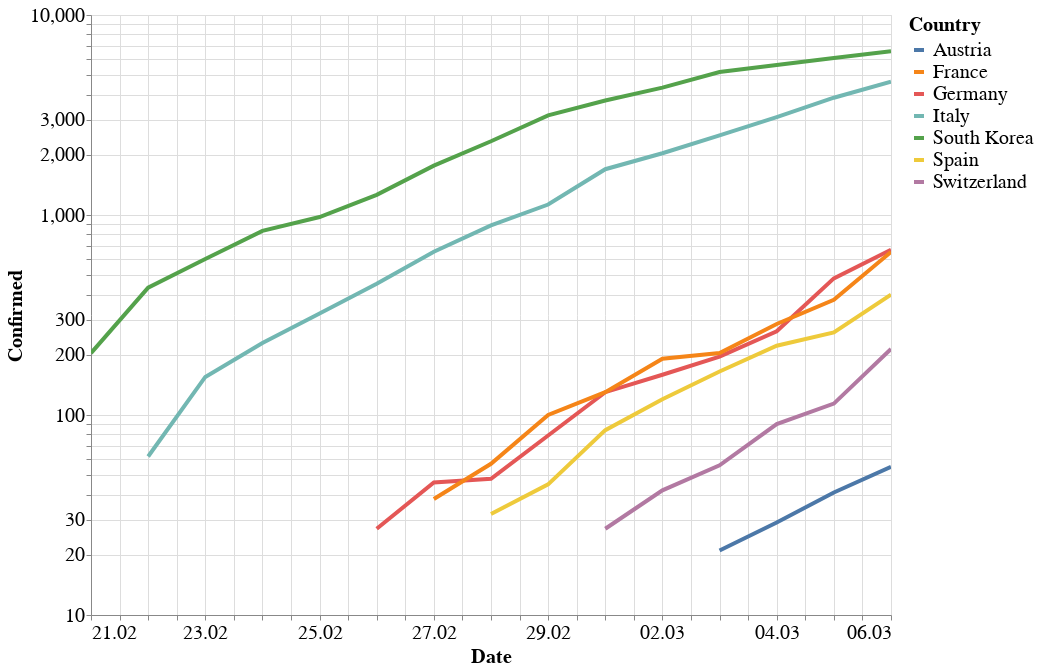

This figure's notebook cell:
### Markdown cell above
## Number of confirmed cases in selected European countries and South Korea

### Code cell
alt.themes.enable('theme_1')
from altair import datum

alt.Chart(df[(df.Country.isin(['Italy', 'Austria', 'France', 'Spain', 'Germany', 'South Korea', 'Switzerland'])) & (df.Date>'2020-02-20')]).mark_line().encode(
    alt.Y('Confirmed', scale=alt.Scale(type='log')),
    alt.X('Date:T', axis = alt.Axis(title = 'Date', format = ("%d.%m"))),
    color='Country',
    tooltip=['Country', 'Date', 'Confirmed']
).properties(
    height=600,
    width=800
).transform_filter(
    (datum.Confirmed > 20)
).interactive()

### Figure 1 — Vega-Lite specification as saved in the notebook (floating-point values rounded to 4 significant figures)
{"width": 800, "height": 600, "config": {"line": {"strokeWidth": 4}, "style": {"bar": {"size": 20}}, "legend": {"symbolSize": 100, "titleFontSize": 20, "labelFontSize": 20}, "axis": {"titleFontSize": 20, "labelFontSize": 20}}, "data": {"name": "data-aa90936e0dd2be9b894c773defb5723e"}, "mark": "line", "encoding": {"color": {"type": "nominal", "field": "Country"}, "tooltip": [{"type": "nominal", "field": "Country"}, {"type": "temporal", "field": "Date"}, {"type": "quantitative", "field": "Confirmed"}], "x": {"type": "temporal", "axis": {"format": "%d.%m", "title": "Date"}, "field": "Date"}, "y": {"type": "quantitative", "field": "Confirmed", "scale": {"type": "log"}}}, "selection": {"selector003": {"type": "interval", "bind": "scales", "encodings": ["x", "y"]}}, "transform": [{"filter": "(datum.Confirmed > 20)"}], "$schema": "https://vega.github.io/schema/vega-lite/v4.0.2.json", "datasets": {"data-aa90936e0dd2be9b894c773defb5723e": [{"Date": "2020-02-21T00:00:00", "Country": "South Korea", "Province": null, "Confirmed": 204, "Deaths": 2, "Recovered": 16}, {"Date": "2020-02-21T00:00:00", "Country": "France", "Province": null, "Confirmed": 12, "Deaths": 1, "Recovered": 4}, {"Date": "2020-02-21T00:00:00", "Country": "Germany", "Province": null, "Confirmed": 16, "Deaths": 0, "Recovered": 14}, {"Date": "2020-02-21T00:00:00", "Country": "Italy", "Province": null, "Confirmed": 20, "Deaths": 1, "Recovered": 0}, {"Date": "2020-02-21T00:00:00", "Country": "Spain", "Province": null, "Confirmed": 2, "Deaths": 0, "Recovered": 2}, {"Date": "2020-02-21T00:00:00", "Country": "Switzerland", "Province": null, "Confirmed": 0, "Deaths": 0, "Recovered": 0}, {"Date": "2020-02-21T00:00:00", "Country": "Austria", "Province": null, "Confirmed": 0, "Deaths": 0, "Recovered": 0}, {"Date": "2020-02-22T00:00:00", "Country": "South Korea", "Province": null, "Confirmed": 433, "Deaths": 2, "Recovered": 16}, {"Date": "2020-02-22T00:00:00", "Country": "France", "Province": null, "Confirmed": 12, "Deaths": 1, "Recovered": 4}, {"Date": "2020-02-22T00:00:00", "Country": "Germany", "Province": null, "Confirmed": 16, "Deaths": 0, "Recovered": 14}, {"Date": "2020-02-22T00:00:00", "Country": "Italy", "Province": null, "Confirmed": 62, "Deaths": 2, "Recovered": 1}, {"Date": "2020-02-22T00:00:00", "Country": "Spain", "Province": null, "Confirmed": 2, "Deaths": 0, "Recovered": 2}, {"Date": "2020-02-22T00:00:00", "Country": "Switzerland", "Province": null, "Confirmed": 0, "Deaths": 0, "Recovered": 0}, {"Date": "2020-02-22T00:00:00", "Country": "Austria", "Province": null, "Confirmed": 0, "Deaths": 0, "Recovered": 0}, {"Date": "2020-02-23T00:00:00", "Country": "South Korea", "Province": null, "Confirmed": 602, "Deaths": 6, "Recovered": 18}, {"Date": "2020-02-23T00:00:00", "Country": "France", "Province": null, "Confirmed": 12, "Deaths": 1, "Recovered": 4}, {"Date": "2020-02-23T00:00:00", "Country": "Germany", "Province": null, "Confirmed": 16, "Deaths": 0, "Recovered": 14}, {"Date": "2020-02-23T00:00:00", "Country": "Italy", "Province": null, "Confirmed": 155, "Deaths": 3, "Recovered": 2}, {"Date": "2020-02-23T00:00:00", "Country": "Spain", "Province": null, "Confirmed": 2, "Deaths": 0, "Recovered": 2}, {"Date": "2020-02-23T00:00:00", "Country": "Switzerland", "Province": null, "Confirmed": 0, "Deaths": 0, "Recovered": 0}, {"Date": "2020-02-23T00:00:00", "Country": "Austria", "Province": null, "Confirmed": 0, "Deaths": 0, "Recovered": 0}, {"Date": "2020-02-24T00:00:00", "Country": "South Korea", "Province": null, "Confirmed": 833, "Deaths": 8, "Recovered": 18}, {"Date": "2020-02-24T00:00:00", "Country": "France", "Province": null, "Confirmed": 12, "Deaths": 1, "Recovered": 4}, {"Date": "2020-02-24T00:00:00", "Country": "Germany", "Province": null, "Confirmed": 16, "Deaths": 0, "Recovered": 14}, {"Date": "2020-02-24T00:00:00", "Country": "Italy", "Province": null, "Confirmed": 229, "Deaths": 7, "Recovered": 1}, {"Date": "2020-02-24T00:00:00", "Country": "Spain", "Province": null, "Confirmed": 2, "Deaths": 0, "Recovered": 2}, {"Date": "2020-02-24T00:00:00", "Country": "Switzerland", "Province": null, "Confirmed": 0, "Deaths": 0, "Recovered": 0}, {"Date": "2020-02-24T00:00:00", "Country": "Austria", "Province": null, "Confirmed": 0, "Deaths": 0, "Recovered": 0}, {"Date": "2020-02-25T00:00:00", "Country": "South Korea", "Province": null, "Confirmed": 977, "Deaths": 10, "Recovered": 22}, {"Date": "2020-02-25T00:00:00", "Country": "France", "Province": null, "Confirmed": 14, "Deaths": 1, "Recovered": 11}, {"Date": "2020-02-25T00:00:00", "Country": "Germany", "Province": null, "Confirmed": 17, "Deaths": 0, "Recovered": 14}, {"Date": "2020-02-25T00:00:00", "Country": "Italy", "Province": null, "Confirmed": 322, "Deaths": 10, "Recovered": 1}, {"Date": "2020-02-25T00:00:00", "Country": "Spain", "Province": null, "Confirmed": 6, "Deaths": 0, "Recovered": 2}, {"Date": "2020-02-25T00:00:00", "Country": "Switzerland", "Province": null, "Confirmed": 1, "Deaths": 0, "Recovered": 0}, {"Date": "2020-02-25T00:00:00", "Country": "Austria", "Province": null, "Confirmed": 2, "Deaths": 0, "Recovered": 0}, {"Date": "2020-02-26T00:00:00", "Country": "South Korea", "Province": null, "Confirmed": 1261, "Deaths": 12, "Recovered": 22}, {"Date": "2020-02-26T00:00:00", "Country": "France", "Province": null, "Confirmed": 18, "Deaths": 2, "Recovered": 11}, {"Date": "2020-02-26T00:00:00", "Country": "Germany", "Province": null, "Confirmed": 27, "Deaths": 0, "Recovered": 15}, {"Date": "2020-02-26T00:00:00", "Country": "Italy", "Province": null, "Confirmed": 453, "Deaths": 12, "Recovered": 3}, {"Date": "2020-02-26T00:00:00", "Country": "Spain", "Province": null, "Confirmed": 13, "Deaths": 0, "Recovered": 2}, {"Date": "2020-02-26T00:00:00", "Country": "Switzerland", "Province": null, "Confirmed": 1, "Deaths": 0, "Recovered": 0}, {"Date": "2020-02-26T00:00:00", "Country": "Austria", "Province": null, "Confirmed": 2, "Deaths": 0, "Recovered": 0}, {"Date": "2020-02-27T00:00:00", "Country": "South Korea", "Province": null, "Confirmed": 1766, "Deaths": 13, "Recovered": 22}, {"Date": "2020-02-27T00:00:00", "Country": "France", "Province": null, "Confirmed": 38, "Deaths": 2, "Recovered": 11}, {"Date": "2020-02-27T00:00:00", "Country": "Germany", "Province": null, "Confirmed": 46, "Deaths": 0, "Recovered": 16}, {"Date": "2020-02-27T00:00:00", "Country": "Italy", "Province": null, "Confirmed": 655, "Deaths": 17, "Recovered": 45}, {"Date": "2020-02-27T00:00:00", "Country": "Spain", "Province": null, "Confirmed": 15, "Deaths": 0, "Recovered": 2}, {"Date": "2020-02-27T00:00:00", "Country": "Switzerland", "Province": null, "Confirmed": 8, "Deaths": 0, "Recovered": 0}, {"Date": "2020-02-27T00:00:00", "Country": "Austria", "Province": null, "Confirmed": 3, "Deaths": 0, "Recovered": 0}, {"Date": "2020-02-28T00:00:00", "Country": "South Korea", "Province": null, "Confirmed": 2337, "Deaths": 13, "Recovered": 22}, {"Date": "2020-02-28T00:00:00", "Country": "France", "Province": null, "Confirmed": 57, "Deaths": 2, "Recovered": 11}, {"Date": "2020-02-28T00:00:00", "Country": "Germany", "Province": null, "Confirmed": 48, "Deaths": 0, "Recovered": 16}, {"Date": "2020-02-28T00:00:00", "Country": "Italy", "Province": null, "Confirmed": 888, "Deaths": 21, "Recovered": 46}, {"Date": "2020-02-28T00:00:00", "Country": "Spain", "Province": null, "Confirmed": 32, "Deaths": 0, "Recovered": 2}, {"Date": "2020-02-28T00:00:00", "Country": "Switzerland", "Province": null, "Confirmed": 8, "Deaths": 0, "Recovered": 0}, {"Date": "2020-02-28T00:00:00", "Country": "Austria", "Province": null, "Confirmed": 3, "Deaths": 0, "Recovered": 0}, {"Date": "2020-02-29T00:00:00", "Country": "South Korea", "Province": null, "Confirmed": 3150, "Deaths": 16, "Recovered": 27}, {"Date": "2020-02-29T00:00:00", "Country": "France", "Province": null, "Confirmed": 100, "Deaths": 2, "Recovered": 12}, {"Date": "2020-02-29T00:00:00", "Country": "Germany", "Province": null, "Confirmed": 79, "Deaths": 0, "Recovered": 16}, {"Date": "2020-02-29T00:00:00", "Country": "Italy", "Province": null, "Confirmed": 1128, "Deaths": 29, "Recovered": 46}, {"Date": "2020-02-29T00:00:00", "Country": "Spain", "Province": null, "Confirmed": 45, "Deaths": 0, "Recovered": 2}, {"Date": "2020-02-29T00:00:00", "Country": "Switzerland", "Province": null, "Confirmed": 18, "Deaths": 0, "Recovered": 0}, {"Date": "2020-02-29T00:00:00", "Country": "Austria", "Province": null, "Confirmed": 9, "Deaths": 0, "Recovered": 0}, {"Date": "2020-03-01T00:00:00", "Country": "South Korea", "Province": null, "Confirmed": 3736, "Deaths": 17, "Recovered": 30}, {"Date": "2020-03-01T00:00:00", "Country": "France", "Province": null, "Confirmed": 130, "Deaths": 2, "Recovered": 12}, {"Date": "2020-03-01T00:00:00", "Country": "Germany", "Province": null, "Confirmed": 130, "Deaths": 0, "Recovered": 16}, {"Date": "2020-03-01T00:00:00", "Country": "Italy", "Province": null, "Confirmed": 1694, "Deaths": 34, "Recovered": 83}, {"Date": "2020-03-01T00:00:00", "Country": "Spain", "Province": null, "Confirmed": 84, "Deaths": 0, "Recovered": 2}, {"Date": "2020-03-01T00:00:00", "Country": "Switzerland", "Province": null, "Confirmed": 27, "Deaths": 0, "Recovered": 0}, {"Date": "2020-03-01T00:00:00", "Country": "Austria", "Province": null, "Confirmed": 14, "Deaths": 0, "Recovered": 0}, {"Date": "2020-03-02T00:00:00", "Country": "South Korea", "Province": null, "Confirmed": 4335, "Deaths": 28, "Recovered": 30}, {"Date": "2020-03-02T00:00:00", "Country": "France", "Province": null, "Confirmed": 191, "Deaths": 3, "Recovered": 12}, {"Date": "2020-03-02T00:00:00", "Country": "Germany", "Province": null, "Confirmed": 159, "Deaths": 0, "Recovered": 16}, {"Date": "2020-03-02T00:00:00", "Country": "Italy", "Province": null, "Confirmed": 2036, "Deaths": 52, "Recovered": 149}, {"Date": "2020-03-02T00:00:00", "Country": "Spain", "Province": null, "Confirmed": 120, "Deaths": 0, "Recovered": 2}, {"Date": "2020-03-02T00:00:00", "Country": "Switzerland", "Province": null, "Confirmed": 42, "Deaths": 0, "Recovered": 0}, {"Date": "2020-03-02T00:00:00", "Country": "Austria", "Province": null, "Confirmed": 18, "Deaths": 0, "Recovered": 0}, {"Date": "2020-03-03T00:00:00", "Country": "South Korea", "Province": null, "Confirmed": 5186, "Deaths": 28, "Recovered": 30}, {"Date": "2020-03-03T00:00:00", "Country": "France", "Province": null, "Confirmed": 204, "Deaths": 4, "Recovered": 12}, {"Date": "2020-03-03T00:00:00", "Country": "Germany", "Province": null, "Confirmed": 196, "Deaths": 0, "Recovered": 16}, {"Date": "2020-03-03T00:00:00", "Country": "Italy", "Province": null, "Confirmed": 2502, "Deaths": 79, "Recovered": 160}, {"Date": "2020-03-03T00:00:00", "Country": "Spain", "Province": null, "Confirmed": 165, "Deaths": 1, "Recovered": 2}, {"Date": "2020-03-03T00:00:00", "Country": "Switzerland", "Province": null, "Confirmed": 56, "Deaths": 0, "Recovered": 2}, {"Date": "2020-03-03T00:00:00", "Country": "Austria", "Province": null, "Confirmed": 21, "Deaths": 0, "Recovered": 0}, {"Date": "2020-03-04T00:00:00", "Country": "South Korea", "Province": null, "Confirmed": 5621, "Deaths": 35, "Recovered": 41}, {"Date": "2020-03-04T00:00:00", "Country": "France", "Province": null, "Confirmed": 285, "Deaths": 4, "Recovered": 12}, {"Date": "2020-03-04T00:00:00", "Country": "Germany", "Province": null, "Confirmed": 262, "Deaths": 0, "Recovered": 16}, {"Date": "2020-03-04T00:00:00", "Country": "Italy", "Province": null, "Confirmed": 3089, "Deaths": 107, "Recovered": 276}, {"Date": "2020-03-04T00:00:00", "Country": "Spain", "Province": null, "Confirmed": 222, "Deaths": 2, "Recovered": 2}, {"Date": "2020-03-04T00:00:00", "Country": "Switzerland", "Province": null, "Confirmed": 90, "Deaths": 0, "Recovered": 3}, {"Date": "2020-03-04T00:00:00", "Country": "Austria", "Province": null, "Confirmed": 29, "Deaths": 0, "Recovered": 0}, {"Date": "2020-03-05T00:00:00", "Country": "South Korea", "Province": null, "Confirmed": 6088, "Deaths": 35, "Recovered": 41}, {"Date": "2020-03-05T00:00:00", "Country": "France", "Province": null, "Confirmed": 377, "Deaths": 6, "Recovered": 12}, {"Date": "2020-03-05T00:00:00", "Country": "Germany", "Province": null, "Confirmed": 482, "Deaths": 0, "Recovered": 16}, {"Date": "2020-03-05T00:00:00", "Country": "Italy", "Province": null, "Confirmed": 3858, "Deaths": 148, "Recovered": 414}, {"Date": "2020-03-05T00:00:00", "Country": "Spain", "Province": null, "Confirmed": 259, "Deaths": 3, "Recovered": 2}, {"Date": "2020-03-05T00:00:00", "Country": "Switzerland", "Province": null, "Confirmed": 114, "Deaths": 1, "Recovered": 3}, {"Date": "2020-03-05T00:00:00", "Country": "Austria", "Province": null, "Confirmed": 41, "Deaths": 0, "Recovered": 0}, {"Date": "2020-03-06T00:00:00", "Country": "South Korea", "Province": null, "Confirmed": 6593, "Deaths": 42, "Recovered": 135}, {"Date": "2020-03-06T00:00:00", "Country": "France", "Province": null, "Confirmed": 653, "Deaths": 9, "Recovered": 12}, {"Date": "2020-03-06T00:00:00", "Country": "Germany", "Province": null, "Confirmed": 670, "Deaths": 0, "Recovered": 17}, {"Date": "2020-03-06T00:00:00", "Country": "Italy", "Province": null, "Confirmed": 4636, "Deaths": 197, "Recovered": 523}, {"Date": "2020-03-06T00:00:00", "Country": "Spain", "Province": null, "Confirmed": 400, "Deaths": 5, "Recovered": 2}, {"Date": "2020-03-06T00:00:00", "Country": "Switzerland", "Province": null, "Confirmed": 214, "Deaths": 1, "Recovered": 3}, {"Date": "2020-03-06T00:00:00", "Country": "Austria", "Province": null, "Confirmed": 55, "Deaths": 0, "Recovered": 0}]}}
